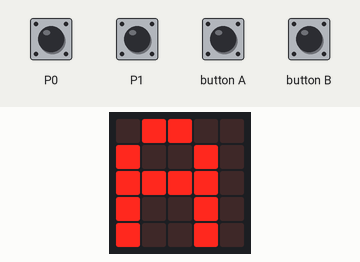
This program was run on a simulated BBC micro:bit running MicroPython. Shown: the board's 5×5 LED display. The inputs (shaded band) are chosen by the test bench; at power-on: P0 HIGH, P1 HIGH. Random numbers come from a fixed seed.

Above: at 5.0 s.
5.1 s: P0 pulled LOW for 0.15 s
5.8 s: P1 pulled LOW for 0.15 s
6.5 s: P0 driven LOW and P1 driven LOW
At 7.4 s:
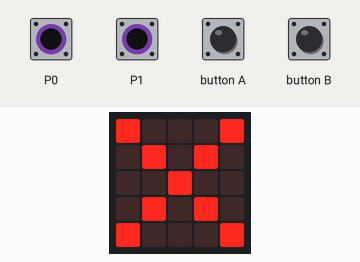
At 9.9 s:
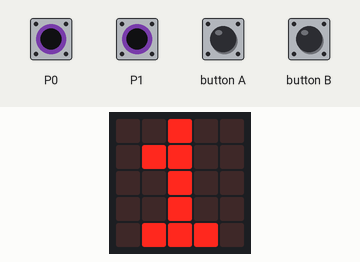
Timing chart, 0 to 11.4 s (numbered marks = the images above; inputs shaded):
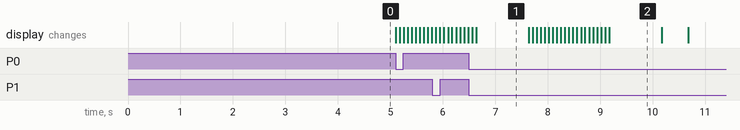

Measured:
- what the display in image 1 shows lasts 1.0 s, from 6.6 s to 7.6 s

The program:

reaction_game_main.py
```python
from microbit import *
import music
from random import randint, seed

# ---------------------------------------------------------------------------------------------------------------------------

# Classes:

class Player:
    def __init__(self, pin: MicroBitTouchPin) -> None:
        self.letter = ''
        self.__score = 0
        self.__pin = pin

    def get_pin(self) -> MicroBitTouchPin:
        return self.__pin

    def win(self) -> None:
        self.__score+=1

    def get_score(self) -> int:
        return self.__score

    def reset_score(self) -> None:
        self.__score = 0


class Game:
    def __init__(self, player1: Player, player2: Player):
        self.__letters = [chr(i) for i in range(ord('A'), ord('Z') + 1)]
        self.__running = False
        self.__player1 = player1
        self.__player2 = player2
        self.__rounds = 5

    def start(self) -> None:
        self.__player1.letter = self.__letters[self.__choose_letter(self.__player1.get_pin())]
        self.__player2.letter = self.__letters[self.__choose_letter(self.__player2.get_pin())]

        seed(running_time())

        display.show(Image.NO)
        sleep(1000)
        while(not self.__running):
            if(self.__player1.get_pin().is_touched() and self.__player2.get_pin().is_touched()):
                self.__running = True

        self.__blink(Image.YES, 20, 1500)
        self.__play()

    def __play(self) -> None:
        rounds = 0
        while(self.__running):
            display.show(rounds+1)
            sleep(1000)
            display.clear()
            sleep(500)
            self.__countdown(3)
            cheated = self.__await()
            if(not cheated):
                self.__show()

            rounds+=1
            if(rounds >= self.__rounds):
                break

        self.__end_game()

    def __await(self) -> bool:
        wait_time = randint(300, 3000)
        for i in range(wait_time):
            sleep(1)
            if(self.__player1.get_pin().is_touched()):
                self.__player_win(self.__player2, -1)
                return True
            elif(self.__player2.get_pin().is_touched()):
                self.__player_win(self.__player1, -1)
                return True
        return False

    def __show(self) -> None:
        start_time = running_time()
        # TODO: sfx for showing
        display.show('!')
        while True:
            if(self.__player1.get_pin().is_touched()):
                self.__player_win(self.__player1, running_time() - start_time)
                break
            elif(self.__player2.get_pin().is_touched()):
                self.__player_win(self.__player2, running_time() - start_time)
                break
            sleep(1)

    def __end_game(self) -> None:
        winner = None
        loser = None

        if(self.__player1.get_score() > self.__player2.get_score()):
            winner = self.__player1
            loser = self.__player2
        else:
            winner = self.__player2
            loser = self.__player1

        display.scroll(winner.letter + " wins!")
        self.__blink(winner.get_score(), 20, 1500)
        display.scroll(loser.letter + "loses")
        self.__blink(loser.get_score(), 20, 1500)

        for count in range(7000):
            if(self.__player1.get_pin().is_touched() and self.__player2.get_pin().is_touched()):
                self.__reset()
                break
            sleep(1)

    def __reset(self) -> None:
        seed(running_time())
        self.__player1.reset_score()
        self.__player2.reset_score()
        self.__play()

    def __blink(self, char, repeats: int, blink_time: int) -> None:
        for i in range(repeats):
            if(i%2==0):
                display.clear()
            else:
                # TODO: sfx for blinking
                display.show(char)
            sleep(blink_time//repeats)
        display.clear()

    def __choose_letter(self, playerPin: MicroBitTouchPin) -> int:
        index = 0
        while(not playerPin.is_touched()):
            if(button_a.was_pressed()):
                # TODO: sfx for clicking
                index-=1
            elif(button_b.was_pressed()):
                # TODO: sfx for clicking
                index+=1

            if(index <= -1):
                index = len(self.__letters)-1
            elif(index >= len(self.__letters)):
                index=0
            display.show(self.__letters[index])

        # TODO: sfx for choosing
        self.__blink(self.__letters[index], 10, 750)
        return index

    def __countdown(self, seconds: int) -> None:
        for i in range(seconds):
            # TODO: sfx for counting down
            display.show(seconds-i)
            sleep(1000)
        display.clear()


    def __player_win(self, player: Player, milliseconds: int) -> None:
        player.win()

        # TODO: sfx for winning
        self.__blink(player.letter, 10, 750)
        if(milliseconds > -1):
            display.scroll(str(milliseconds)+"ms")
        self.__blink(player.get_score(), 10, 750)

        sleep(1000)

# ---------------------------------------------------------------------------------------------------------------------------


# main:

game: Game = Game(Player(pin0), Player(pin1))
game.start()
```
